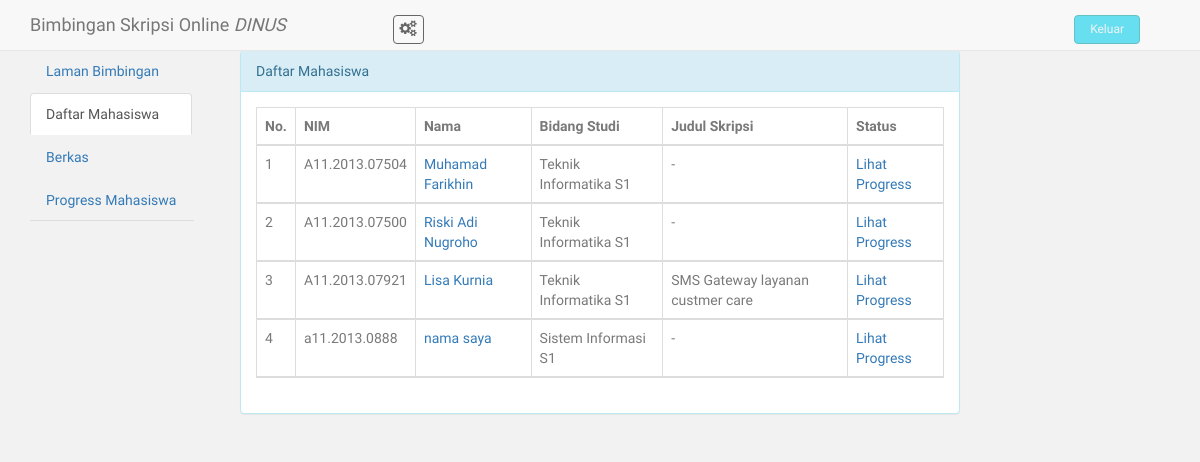
The page /daftar_mhs.php (signed in) on the database its author committed.
### tables this page shows
CREATE TABLE IF NOT EXISTS `mahasiswa` (
  `id_mhs` int(10) NOT NULL AUTO_INCREMENT,
  `nama` varchar(50) NOT NULL,
  `nim` varchar(15) NOT NULL,
  `prodi` varchar(30) NOT NULL,
  `jen_kel` enum('Laki-laki','Perempuan') NOT NULL,
  `tempat_lahir` varchar(20) NOT NULL,
  `tgl_lahir` date NOT NULL,
  `alamat` text NOT NULL,
  `telp` varchar(15) NOT NULL,
  `email` varchar(30) NOT NULL,
  `username` varchar(30) NOT NULL,
  `password` varchar(40) NOT NULL,
  `dir_foto` varchar(50) DEFAULT NULL,
  `jdl_skripsi` text NOT NULL,
  PRIMARY KEY (`id_mhs`),
  UNIQUE KEY `username` (`username`)
);

### dosen.php (called while the page is built, shortened)
<?php
	class dosen{
		private $host="localhost";
		private $user="root";
		private $db="bso";
		private $pass="";
		private $conn;
		public function __construct()
		{
			$this->conn = new PDO("mysql:host=".$this->host.";dbname=".$this->db,$this->user,$this->pass);
			$this->conn->setAttribute(PDO::ATTR_ERRMODE, PDO::ERRMODE_EXCEPTION);
		}
		public function daftarMhs($id_dsn)
		{
			$sql = "SELECT id_mhs, nama, nim, prodi, alamat, telp, email, jdl_skripsi
					FROM mahasiswa
					WHERE id_mhs IN (
						SELECT id_mhs
						FROM bimbingan
						WHERE kode_bimbingan = (
										SELECT kode_bimbingan
										FROM klmp_bimbingan
										WHERE id_dsn = :id_dsn ))";
			$q = $this->conn->prepare($sql) or die("Gagal!");
			$q->bindParam(':id_dsn', $id_dsn);
			$q->execute();
			$sql2 = $sql;
			$stmt = $this->conn->prepare($sql2);
			$stmt->bindParam(':id_dsn', $id_dsn);
			$stmt->execute();
			$row = $stmt->fetch(PDO::FETCH_NUM);
			while($r = $q->fetch(PDO::FETCH_ASSOC))
			{
				$data[] = $r;
			}
			if($row)
			{
				return $data;
			}
			else return false;
		}
	}
?>

### daftar_mhs.php (the view, shortened to what this page needs)
<?php
	include_once("dosen.php");
	$obj = new dosen;
	$id_dsn = $_SESSION['id_dsn'];
?>
<!DOCTYPE html>
<html>
<head>
	<link href="assets/css/bootstrap.css" rel="stylesheet">
    <link href="assets/font-awesome/css/font-awesome.css" rel="stylesheet" />
    <link href="assets/css/style.css" rel="stylesheet">
    <link href="assets/css/style-responsive.css" rel="stylesheet">
    </head>
<body>
	<div class="container-fluid">
		<header>
			<div class="navbar navbar-default navbar-fixed-top" role="navigation">
				<div class="navbar-header">
					<div class="container">
						<a class="navbar-brand" href="home_dsn.php">Bimbingan Skripsi Online <em>DINUS</em></a>
						<div class="nav notify-row" id="top_menu">
			                <ul class="nav top-menu">
			                    <li id="header_inbox_bar" class="dropdown">
			                        <a data-toggle="dropdown" class="dropdown-toggle" href="home_dsn.php#">
			                            <i class="fa fa-cogs"></i>
			                        </a>
			                    </li>
			                </ul>
			            </div>
			           	<div class="top-menu">
            				<ul class="nav pull-right top-menu">
                    		<li><a class="logout" href="logout.php">Keluar</a></li>
            				</ul>
            			</div>
					</div>
				</div>
			</div>
		</header>
		<div class="container-fluid" style="padding-top : 50px">
			<div class="row">
				<div class="col-lg-2">
					<ul class="nav nav-tabs nav-stacked" data-spy="affix">
						<li><a href="home_dsn.php">Laman Bimbingan</a></li>
						<li class="active"><a href="daftar_mhs.php">Daftar Mahasiswa</a></li>
						<li><a href="berkas_dsn.php">Berkas</a></li>
						<li><a href="progress_mhs.php">Progress Mahasiswa</a></li>
					</ul>
				</div>
				<div class="col-lg-8">
	           		<div class="container-fluid">
	           			<div class="panel panel-info">
	           				<div class="panel-heading">
	           				Daftar Mahasiswa
	           				</div>
	           				<div class="panel-body">
	           				<?php
	           					if($obj->daftarMhs($id_dsn))
	           					{
	           						echo '<table class="table table-bordered table-striped">
									<thead>
									<tr>
										<th>No.</th>
										<th>NIM</th>
										<th>Nama</th>
										<th>Bidang Studi</th>
										<th>Judul Skripsi</th>
										<th>Status</th>
									</tr>';
									$no = 1;
	           						foreach ($obj->daftarMhs($id_dsn) as $value) {
	           							extract($value);
	           							echo '
	           							<tr>
											<td>'.$no++.'</td>
											<td>'.$nim.'</td>
											<td><a href="info_mhs.php?id='.$id_mhs.'">'.$nama.'</a></td>
											<td>'.$prodi.'</td>
											<td>'.$jdl_skripsi.'</td>
											<td><a href="progress_mhs.php">Lihat Progress</a></td>
										</tr>';
	           						}
	           						echo '</table>';
	           					}
	           				?>
	           				</div>
	           			</div>
					</div>
				</div>
			</div>
		</div>
	</div>
</body>
</html>

### assets/css/style.css (style rules this page uses)
body { color: #797979; background: #f2f2f2; font-family: 'Ruda', sans-serif; padding: 0px !important; margin: 0px !important; font-size:14px; }
ul li { list-style: none; }
a, a:hover, a:focus { text-decoration: none; outline: none; }
ul.top-menu > li > .logout { color: #f2f2f2; font-size: 12px; border-radius: 4px; -webkit-border-radius: 4px; border: 1px solid #64c3c2 !important; padding: 5px 15px; margin-right: 15px; background: #68dff0; margin-top: 15px; }
#top_menu .nav > li, ul.top-menu > li { float: left; }
.notify-row { float: left; margin-top: 15px; margin-left: 92px; }
ul.top-menu > li > a { color: #666666; font-size: 16px; border-radius: 4px; -webkit-border-radius: 4px; border:1px solid #666666 !important; padding: 2px 6px; margin-right: 15px; }

### rows shown on the page
mahasiswa: nim "A11.2013.07504", nama "Muhamad Farikhin", prodi "Teknik Informatika S1", jdl_skripsi "-"
mahasiswa: nim "A11.2013.07500", nama "Riski Adi Nugroho", prodi "Teknik Informatika S1", jdl_skripsi "-"
mahasiswa: nim "A11.2013.07921", nama "Lisa Kurnia", prodi "Teknik Informatika S1", jdl_skripsi "SMS Gateway layanan custmer care"
mahasiswa: nim "a11.2013.0888", nama "nama saya", prodi "Sistem Informasi S1", jdl_skripsi "-"
